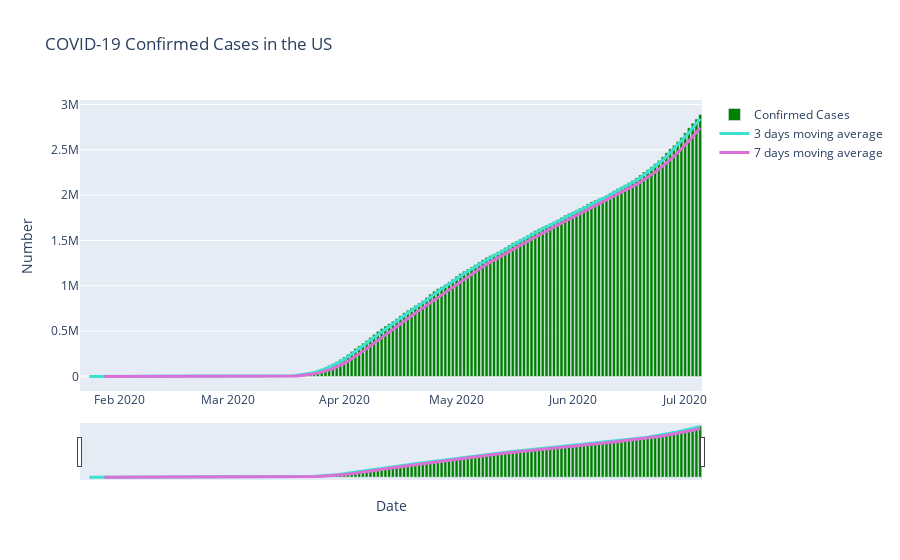

Here is the notebook cell this chart was saved with:
### Code cell
us = go.Figure(data=[
  
    go.Bar(name='Confirmed Cases',
           x=us_df['Date'], 
           y=us_df['confirmed'],
           marker_color = 'green')


])

us.add_trace(go.Scatter(x=us_df.Date, y=us_df.MAvgConf3, 
                          mode='lines',
                          name='3 days moving average',
           line=dict(color='turquoise', width=3)))

us.add_trace(go.Scatter(x=us_df.Date, y=us_df.MAvgConf7, 
                          mode='lines',
                          name='7 days moving average',
           line=dict(color='orchid', width=3)))

us.update_xaxes(rangeslider_visible=True)

us.update_layout(title='COVID-19 Confirmed Cases in the US',
                   xaxis_title='Date',
                 yaxis_title='Number')



# Change the bar mode
##fig5.update_layout(barmode='group')
us.show()

### Figure 1 — Plotly figure (JSON) as saved in the notebook; plotly's stock layout.template omitted (floating-point values rounded to 4 significant figures; data arrays with more than 128 entries replaced by an {"elided": "..."} marker saying what was removed)
{"data": [{"marker": {"color": "green"}, "name": "Confirmed Cases", "type": "bar", "x": {"elided": "166 str values"}, "y": {"elided": "166 int values"}}, {"line": {"color": "turquoise", "width": 3}, "mode": "lines", "name": "3 days moving average", "type": "scatter", "x": {"elided": "166 str values"}, "y": {"elided": "166 float values"}}, {"line": {"color": "orchid", "width": 3}, "mode": "lines", "name": "7 days moving average", "type": "scatter", "x": {"elided": "166 str values"}, "y": {"elided": "166 float values"}}], "layout": {"title": {"text": "COVID-19 Confirmed Cases in the US"}, "xaxis": {"rangeslider": {"visible": true}, "title": {"text": "Date"}}, "yaxis": {"title": {"text": "Number"}}}}
